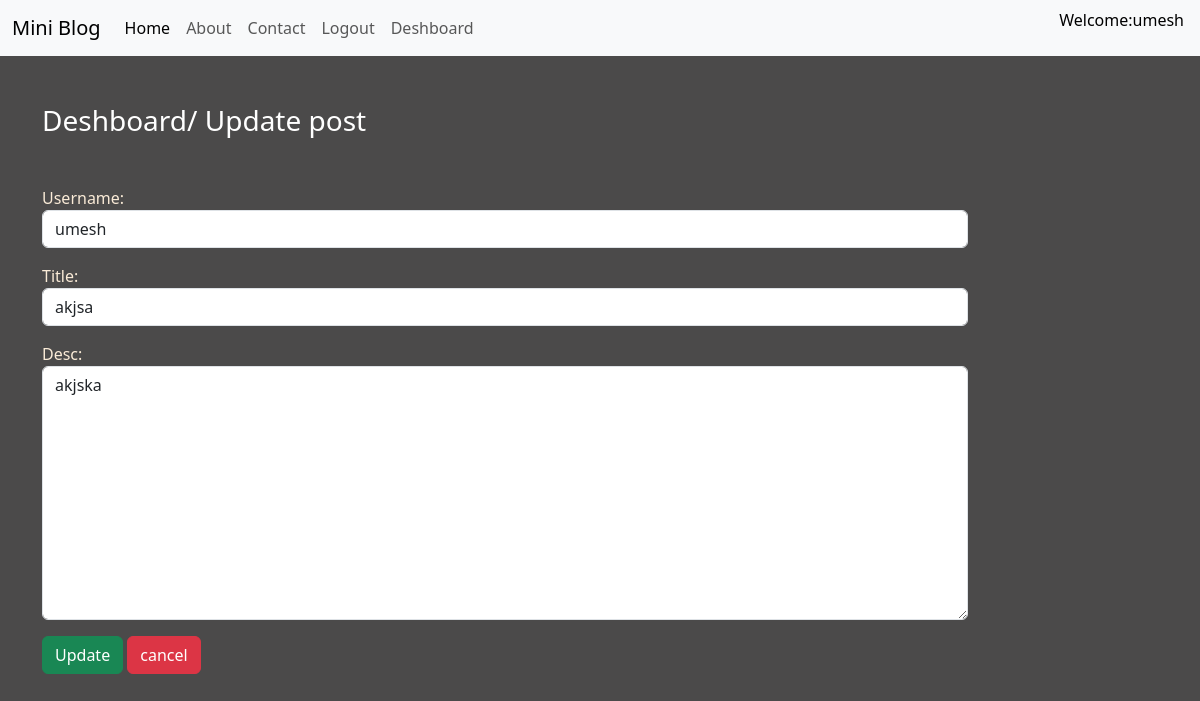
/update/1 (signed in), run on the app's committed database.
### app/models.py (models this page shows)
class BlogPost(models.Model):
    username=models.CharField(max_length=50)
    title=models.CharField(max_length=150)
    desc=models.TextField()

### app/views.py (the view)
# urls.py: path('update/<int:id>',views.update_post,name='update'),
def update_post(request,id):
    if request.user.is_authenticated:
        if request.method=='POST':
            dt=BlogPost.objects.get(id=id)
            form =Add_post_form(request.POST,instance=dt)
            if form.is_valid():
                form.save()
                messages.success(request,'your post successfully update...')
                form=Add_post_form()
        else:
            dt=BlogPost.objects.get(id=id)
            form=Add_post_form(instance=dt)
        return render(request,'app/updatepost.html',{'form':form})
    else:
        return HttpResponseRedirect('/login/')

### app/form.py
class Add_post_form(forms.ModelForm):
    class Meta:
        model=BlogPost
        fields=['id','username','title','desc']
        widgets={'title':forms.TextInput(attrs={'class':'form-control'}),
                 'desc':forms.Textarea(attrs={'class':'form-control'}),
                 'username':forms.TextInput(attrs={'class':'form-control'}
                 )}

### app/templates/app/updatepost.html (shortened to what this page needs)
{%extends 'app/base.html'%}
{%load static%}
{%block content%}
<div class="col-sm-10">
    <h3 class="text-white my-5">Deshboard/ Update post</h3>
    <form action="" method="post" novalidate>
        {{form.as_p}}
        <input type="submit" value="Update" class="btn btn-success">
        <a href="{%url 'deshboard'%}" class="btn btn-danger">cancel</a>
    </form>
</div>
{%endblock%}

### app/templates/app/nav.html (shortened to what this page needs)
<nav class="navbar navbar-expand-lg bg-body-tertiary">
    <div class="container-fluid">
      <a class="navbar-brand" href="#">Mini Blog</a>
      <div class="collapse navbar-collapse" id="navbarNav">
        <ul class="navbar-nav">
          <li class="nav-item">
            <a class="nav-link active" aria-current="page" href="/">Home</a>
          </li>
          <li class="nav-item">
            <a class="nav-link" href="{%url 'about'%}">About</a>
          </li>
          <li class="nav-item">
            <a class="nav-link" href="{%url 'contact'%}">Contact</a>
          </li>
          {% if not request.user.is_authenticated%}
          <li class="nav-item">
            <a class="nav-link" href="{%url 'signup'%}">Signup</a>
          </li>
          <li class="nav-item">
            <a class="nav-link" href="{%url 'login'%}">Login</a>
          </li>
          {%else%}
          <li class="nav-item">
            <a class="nav-link" href="{%url 'logout'%}">Logout</a>
          </li>
          <li class="nav-item">
            <a class="nav-link" href="{%url 'deshboard'%}">Deshboard</a>
          </li>
          {%endif%}
        </ul>
      </div>
    </div>
    {% if user.is_authenticated %}
    <p class="text-black mx-3">Welcome:{{ user.username }}</p>
    {% endif %}
  </nav>

### app/templates/app/base.html (style rules this page uses)
body { background-color:rgb(75,74,74); color: antiquewhite; }

### data on the page
BlogPost: username "umesh", title "akjsa", desc "akjska"

### other printed values
{{ user.username }} "umesh"
